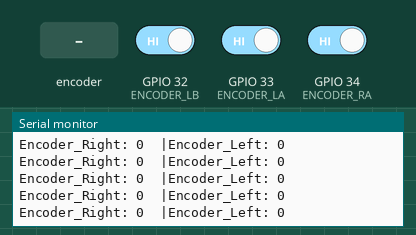
Recording of a sketch running on a simulated ESP32. On the bench: the last lines printed to the serial monitor. The inputs (shaded band) are chosen by the test bench; at power-on: GPIO 32 (ENCODER_LB) HIGH, GPIO 33 (ENCODER_LA) HIGH, GPIO 34 (ENCODER_RA) HIGH.

Above: at 1.2 s.
1.3 s: rotary encoder on GPIO 33 (ENCODER_LA) / GPIO 35 (ENCODER_RB) turned 1 step (first pin leading)
At 2.2 s:
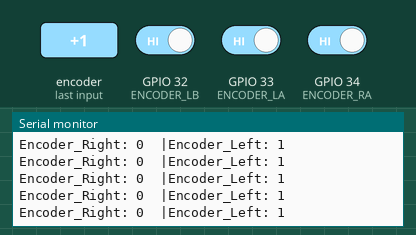
3.0 s: rotary encoder on GPIO 33 (ENCODER_LA) / GPIO 35 (ENCODER_RB) turned 1 step (first pin leading)
At 4.0 s:
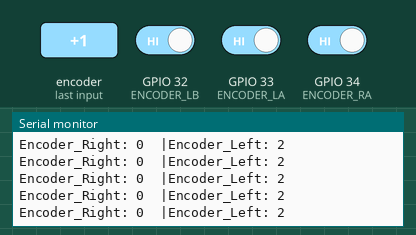
Timing chart, 0 to 6.0 s (numbered marks = the images above; inputs shaded):
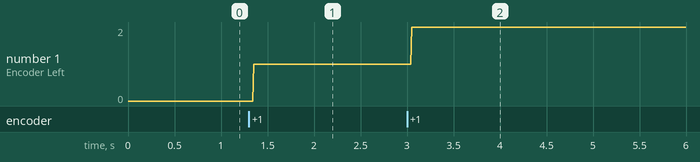

The sketch:

Encoder_Readings.ino
```cpp
#define ENCODER_RA 34
#define ENCODER_RB 35
#define ENCODER_LA 33
#define ENCODER_LB 32

volatile long encoderCount1 = 0;
volatile long encoderCount2 = 0;


// --- Interrupts ---
void IRAM_ATTR encoderISR1() {
  int b = digitalRead(ENCODER_RB);
  encoderCount1 += (b == HIGH) ? 1 : -1;
}

void IRAM_ATTR encoderISR2() {
  int c = digitalRead(ENCODER_LB);
  encoderCount2 += (c == HIGH) ? 1 : -1;
}

void setup() {
  Serial.begin(115200);

  // --- Motor setup ---
  // --- Encoder setup ---
  pinMode(ENCODER_RA, INPUT_PULLUP);
  pinMode(ENCODER_RB, INPUT_PULLUP);
  pinMode(ENCODER_LA, INPUT_PULLUP);
  pinMode(ENCODER_LB, INPUT_PULLUP);

  attachInterrupt(digitalPinToInterrupt(ENCODER_RA), encoderISR1, RISING);
  attachInterrupt(digitalPinToInterrupt(ENCODER_LA), encoderISR2, RISING);

  encoderCount1 = 0;
  encoderCount2 = 0;
}

void loop() {
  // Read encoders safely
  long enc1 = encoderCount1;
  long enc2 = encoderCount2;
  Serial.print("Encoder_Right: "); Serial.print(enc1);
  Serial.print("  |Encoder_Left: "); Serial.println(enc2);

  delay(10);
}
```

Measured:
- after the input at 1.3 s, the serial monitor: prints a new line after 0.05 s (image 1)
- after the input at 3.0 s, the serial monitor: prints a new line after 0.05 s (image 2)
- plotted number 1: 0 → 1 after the input at 1.3 s, 1 → 2 after the input at 3.0 s
